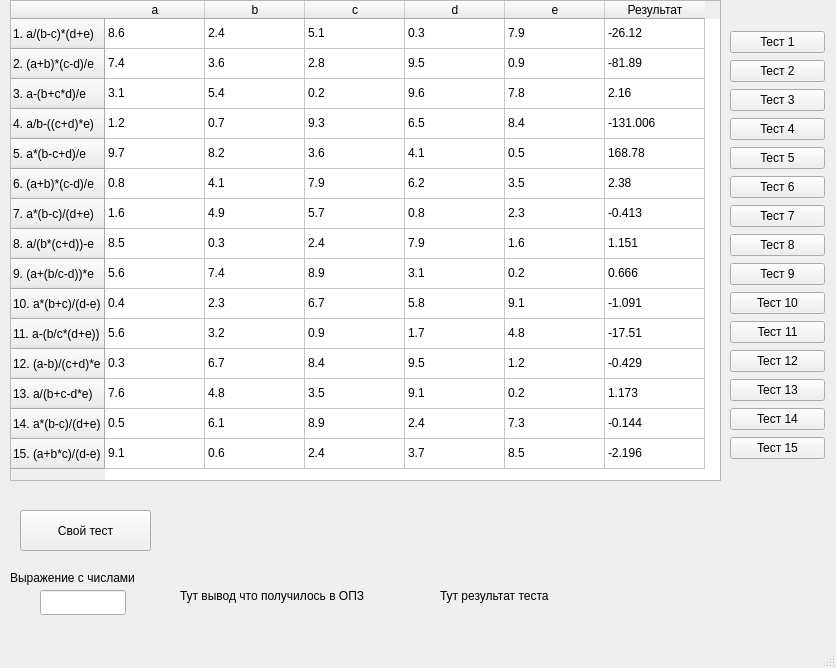
<?xml version="1.0" encoding="UTF-8"?>
<ui version="4.0">
 <class>MainWindow</class>
 <widget class="QMainWindow" name="MainWindow">
  <property name="geometry">
   <rect>
    <x>0</x>
    <y>0</y>
    <width>836</width>
    <height>668</height>
   </rect>
  </property>
  <property name="windowTitle">
   <string>MainWindow</string>
  </property>
  <widget class="QWidget" name="centralwidget">
   <widget class="QTableWidget" name="tableWidget">
    <property name="geometry">
     <rect>
      <x>10</x>
      <y>0</y>
      <width>711</width>
      <height>481</height>
     </rect>
    </property>
    <row>
     <property name="text">
      <string>1. a/(b-c)*(d+e)</string>
     </property>
    </row>
    <row>
     <property name="text">
      <string>2. (a+b)*(c-d)/e</string>
     </property>
    </row>
    <row>
     <property name="text">
      <string>3. a-(b+c*d)/e</string>
     </property>
    </row>
    <row>
     <property name="text">
      <string>4. a/b-((c+d)*e)</string>
     </property>
    </row>
    <row>
     <property name="text">
      <string>5. a*(b-c+d)/e</string>
     </property>
    </row>
    <row>
     <property name="text">
      <string>6. (a+b)*(c-d)/e</string>
     </property>
    </row>
    <row>
     <property name="text">
      <string>7. a*(b-c)/(d+e)</string>
     </property>
    </row>
    <row>
     <property name="text">
      <string>8. a/(b*(c+d))-e</string>
     </property>
    </row>
    <row>
     <property name="text">
      <string>9. (a+(b/c-d))*e</string>
     </property>
    </row>
    <row>
     <property name="text">
      <string>10. a*(b+c)/(d-e)</string>
     </property>
    </row>
    <row>
     <property name="text">
      <string>11. a-(b/c*(d+e))</string>
     </property>
    </row>
    <row>
     <property name="text">
      <string>12. (a-b)/(c+d)*e</string>
     </property>
    </row>
    <row>
     <property name="text">
      <string>13. a/(b+c-d*e)</string>
     </property>
    </row>
    <row>
     <property name="text">
      <string>14. a*(b-c)/(d+e)</string>
     </property>
    </row>
    <row>
     <property name="text">
      <string>15. (a+b*c)/(d-e)</string>
     </property>
    </row>
    <column>
     <property name="text">
      <string>a</string>
     </property>
    </column>
    <column>
     <property name="text">
      <string>b</string>
     </property>
    </column>
    <column>
     <property name="text">
      <string>c</string>
     </property>
    </column>
    <column>
     <property name="text">
      <string>d</string>
     </property>
    </column>
    <column>
     <property name="text">
      <string>e</string>
     </property>
    </column>
    <column>
     <property name="text">
      <string>Результат</string>
     </property>
    </column>
    <item row="0" column="0">
     <property name="text">
      <string>8.6</string>
     </property>
    </item>
    <item row="0" column="1">
     <property name="text">
      <string>2.4</string>
     </property>
    </item>
    <item row="0" column="2">
     <property name="text">
      <string>5.1</string>
     </property>
    </item>
    <item row="0" column="3">
     <property name="text">
      <string>0.3</string>
     </property>
    </item>
    <item row="0" column="4">
     <property name="text">
      <string>7.9</string>
     </property>
    </item>
    <item row="0" column="5">
     <property name="text">
      <string>-26.12</string>
     </property>
    </item>
    <item row="1" column="0">
     <property name="text">
      <string>7.4</string>
     </property>
    </item>
    <item row="1" column="1">
     <property name="text">
      <string>3.6</string>
     </property>
    </item>
    <item row="1" column="2">
     <property name="text">
      <string>2.8</string>
     </property>
    </item>
    <item row="1" column="3">
     <property name="text">
      <string>9.5</string>
     </property>
    </item>
    <item row="1" column="4">
     <property name="text">
      <string>0.9</string>
     </property>
    </item>
    <item row="1" column="5">
     <property name="text">
      <string>-81.89</string>
     </property>
    </item>
    <item row="2" column="0">
     <property name="text">
      <string>3.1</string>
     </property>
    </item>
    <item row="2" column="1">
     <property name="text">
      <string>5.4</string>
     </property>
    </item>
    <item row="2" column="2">
     <property name="text">
      <string>0.2</string>
     </property>
    </item>
    <item row="2" column="3">
     <property name="text">
      <string>9.6</string>
     </property>
    </item>
    <item row="2" column="4">
     <property name="text">
      <string>7.8</string>
     </property>
    </item>
    <item row="2" column="5">
     <property name="text">
      <string>2.16</string>
     </property>
    </item>
    <item row="3" column="0">
     <property name="text">
      <string>1.2</string>
     </property>
    </item>
    <item row="3" column="1">
     <property name="text">
      <string>0.7</string>
     </property>
    </item>
    <item row="3" column="2">
     <property name="text">
      <string>9.3</string>
     </property>
    </item>
    <item row="3" column="3">
     <property name="text">
      <string>6.5</string>
     </property>
    </item>
    <item row="3" column="4">
     <property name="text">
      <string>8.4</string>
     </property>
    </item>
    <item row="3" column="5">
     <property name="text">
      <string>-131.006</string>
     </property>
    </item>
    <item row="4" column="0">
     <property name="text">
      <string>9.7</string>
     </property>
    </item>
    <item row="4" column="1">
     <property name="text">
      <string>8.2</string>
     </property>
    </item>
    <item row="4" column="2">
     <property name="text">
      <string>3.6</string>
     </property>
    </item>
    <item row="4" column="3">
     <property name="text">
      <string>4.1</string>
     </property>
    </item>
    <item row="4" column="4">
     <property name="text">
      <string>0.5</string>
     </property>
    </item>
    <item row="4" column="5">
     <property name="text">
      <string>168.78</string>
     </property>
    </item>
    <item row="5" column="0">
     <property name="text">
      <string>0.8</string>
     </property>
    </item>
    <item row="5" column="1">
     <property name="text">
      <string>4.1</string>
     </property>
    </item>
    <item row="5" column="2">
     <property name="text">
      <string>7.9</string>
     </property>
    </item>
    <item row="5" column="3">
     <property name="text">
      <string>6.2</string>
     </property>
    </item>
    <item row="5" column="4">
     <property name="text">
      <string>3.5</string>
     </property>
    </item>
    <item row="5" column="5">
     <property name="text">
      <string>2.38</string>
     </property>
    </item>
    <item row="6" column="0">
     <property name="text">
      <string>1.6</string>
     </property>
    </item>
    <item row="6" column="1">
     <property name="text">
      <string>4.9</string>
     </property>
    </item>
    <item row="6" column="2">
     <property name="text">
      <string>5.7</string>
     </property>
    </item>
    <item row="6" column="3">
     <property name="text">
      <string>0.8</string>
     </property>
    </item>
    <item row="6" column="4">
     <property name="text">
      <string>2.3</string>
     </property>
    </item>
    <item row="6" column="5">
     <property name="text">
      <string>-0.413</string>
     </property>
    </item>
    <item row="7" column="0">
     <property name="text">
      <string>8.5</string>
     </property>
    </item>
    <item row="7" column="1">
     <property name="text">
      <string>0.3</string>
     </property>
    </item>
    <item row="7" column="2">
     <property name="text">
      <string>2.4</string>
     </property>
    </item>
    <item row="7" column="3">
     <property name="text">
      <string>7.9</string>
     </property>
    </item>
    <item row="7" column="4">
     <property name="text">
      <string>1.6</string>
     </property>
    </item>
    <item row="7" column="5">
     <property name="text">
      <string>1.151</string>
     </property>
    </item>
    <item row="8" column="0">
     <property name="text">
      <string>5.6</string>
     </property>
    </item>
    <item row="8" column="1">
     <property name="text">
      <string>7.4</string>
     </property>
    </item>
    <item row="8" column="2">
     <property name="text">
      <string>8.9</string>
     </property>
    </item>
    <item row="8" column="3">
     <property name="text">
      <string>3.1</string>
     </property>
    </item>
    <item row="8" column="4">
     <property name="text">
      <string>0.2</string>
     </property>
    </item>
    <item row="8" column="5">
     <property name="text">
      <string>0.666</string>
     </property>
    </item>
    <item row="9" column="0">
     <property name="text">
      <string>0.4</string>
     </property>
    </item>
    <item row="9" column="1">
     <property name="text">
      <string>2.3</string>
     </property>
    </item>
    <item row="9" column="2">
     <property name="text">
      <string>6.7</string>
     </property>
    </item>
    <item row="9" column="3">
     <property name="text">
      <string>5.8</string>
     </property>
    </item>
    <item row="9" column="4">
     <property name="text">
      <string>9.1</string>
     </property>
    </item>
    <item row="9" column="5">
     <property name="text">
      <string>-1.091</string>
     </property>
    </item>
    <item row="10" column="0">
     <property name="text">
      <string>5.6</string>
     </property>
    </item>
    <item row="10" column="1">
     <property name="text">
      <string>3.2</string>
     </property>
    </item>
    <item row="10" column="2">
     <property name="text">
      <string>0.9</string>
     </property>
    </item>
    <item row="10" column="3">
     <property name="text">
      <string>1.7</string>
     </property>
    </item>
    <item row="10" column="4">
     <property name="text">
      <string>4.8</string>
     </property>
    </item>
    <item row="10" column="5">
     <property name="text">
      <string>-17.51</string>
     </property>
    </item>
    <item row="11" column="0">
     <property name="text">
      <string>0.3</string>
     </property>
    </item>
    <item row="11" column="1">
     <property name="text">
      <string>6.7</string>
     </property>
    </item>
    <item row="11" column="2">
     <property name="text">
      <string>8.4</string>
     </property>
    </item>
    <item row="11" column="3">
     <property name="text">
      <string>9.5</string>
     </property>
    </item>
    <item row="11" column="4">
     <property name="text">
      <string>1.2</string>
     </property>
    </item>
    <item row="11" column="5">
     <property name="text">
      <string>-0.429</string>
     </property>
    </item>
    <item row="12" column="0">
     <property name="text">
      <string>7.6</string>
     </property>
    </item>
    <item row="12" column="1">
     <property name="text">
      <string>4.8</string>
     </property>
    </item>
    <item row="12" column="2">
     <property name="text">
      <string>3.5</string>
     </property>
    </item>
    <item row="12" column="3">
     <property name="text">
      <string>9.1</string>
     </property>
    </item>
    <item row="12" column="4">
     <property name="text">
      <string>0.2</string>
     </property>
    </item>
    <item row="12" column="5">
     <property name="text">
      <string>1.173</string>
     </property>
    </item>
    <item row="13" column="0">
     <property name="text">
      <string>0.5</string>
     </property>
    </item>
    <item row="13" column="1">
     <property name="text">
      <string>6.1</string>
     </property>
    </item>
    <item row="13" column="2">
     <property name="text">
      <string>8.9</string>
     </property>
    </item>
    <item row="13" column="3">
     <property name="text">
      <string>2.4</string>
     </property>
    </item>
    <item row="13" column="4">
     <property name="text">
      <string>7.3</string>
     </property>
    </item>
    <item row="13" column="5">
     <property name="text">
      <string>-0.144</string>
     </property>
    </item>
    <item row="14" column="0">
     <property name="text">
      <string>9.1</string>
     </property>
    </item>
    <item row="14" column="1">
     <property name="text">
      <string>0.6</string>
     </property>
    </item>
    <item row="14" column="2">
     <property name="text">
      <string>2.4</string>
     </property>
    </item>
    <item row="14" column="3">
     <property name="text">
      <string>3.7</string>
     </property>
    </item>
    <item row="14" column="4">
     <property name="text">
      <string>8.5</string>
     </property>
    </item>
    <item row="14" column="5">
     <property name="text">
      <string>-2.196</string>
     </property>
    </item>
   </widget>
   <widget class="QPushButton" name="pushButton_16">
    <property name="geometry">
     <rect>
      <x>20</x>
      <y>510</y>
      <width>131</width>
      <height>41</height>
     </rect>
    </property>
    <property name="text">
     <string>Свой тест</string>
    </property>
   </widget>
   <widget class="QLabel" name="label_6">
    <property name="geometry">
     <rect>
      <x>180</x>
      <y>570</y>
      <width>231</width>
      <height>51</height>
     </rect>
    </property>
    <property name="text">
     <string>Тут вывод что получилось в ОПЗ</string>
    </property>
   </widget>
   <widget class="QLineEdit" name="lineEdit_6">
    <property name="geometry">
     <rect>
      <x>40</x>
      <y>590</y>
      <width>86</width>
      <height>25</height>
     </rect>
    </property>
   </widget>
   <widget class="QLabel" name="label_7">
    <property name="geometry">
     <rect>
      <x>10</x>
      <y>570</y>
      <width>161</width>
      <height>16</height>
     </rect>
    </property>
    <property name="text">
     <string>Выражение c числами</string>
    </property>
   </widget>
   <widget class="QLabel" name="label_8">
    <property name="geometry">
     <rect>
      <x>440</x>
      <y>570</y>
      <width>231</width>
      <height>51</height>
     </rect>
    </property>
    <property name="text">
     <string>Тут результат теста</string>
    </property>
   </widget>
   <widget class="QWidget" name="layoutWidget">
    <property name="geometry">
     <rect>
      <x>730</x>
      <y>30</y>
      <width>95</width>
      <height>441</height>
     </rect>
    </property>
    <layout class="QVBoxLayout" name="verticalLayout">
     <item>
      <widget class="QPushButton" name="pushButton">
       <property name="text">
        <string>Teст 1</string>
       </property>
      </widget>
     </item>
     <item>
      <widget class="QPushButton" name="pushButton_2">
       <property name="text">
        <string>Teст 2</string>
       </property>
      </widget>
     </item>
     <item>
      <widget class="QPushButton" name="pushButton_3">
       <property name="text">
        <string>Teст 3</string>
       </property>
      </widget>
     </item>
     <item>
      <widget class="QPushButton" name="pushButton_4">
       <property name="text">
        <string>Teст 4</string>
       </property>
      </widget>
     </item>
     <item>
      <widget class="QPushButton" name="pushButton_5">
       <property name="text">
        <string>Teст 5</string>
       </property>
      </widget>
     </item>
     <item>
      <widget class="QPushButton" name="pushButton_6">
       <property name="text">
        <string>Teст 6</string>
       </property>
      </widget>
     </item>
     <item>
      <widget class="QPushButton" name="pushButton_7">
       <property name="text">
        <string>Teст 7</string>
       </property>
      </widget>
     </item>
     <item>
      <widget class="QPushButton" name="pushButton_8">
       <property name="text">
        <string>Teст 8</string>
       </property>
      </widget>
     </item>
     <item>
      <widget class="QPushButton" name="pushButton_9">
       <property name="text">
        <string>Teст 9</string>
       </property>
      </widget>
     </item>
     <item>
      <widget class="QPushButton" name="pushButton_10">
       <property name="text">
        <string>Teст 10</string>
       </property>
      </widget>
     </item>
     <item>
      <widget class="QPushButton" name="pushButton_12">
       <property name="text">
        <string>Teст 11</string>
       </property>
      </widget>
     </item>
     <item>
      <widget class="QPushButton" name="pushButton_11">
       <property name="text">
        <string>Teст 12</string>
       </property>
      </widget>
     </item>
     <item>
      <widget class="QPushButton" name="pushButton_13">
       <property name="text">
        <string>Teст 13</string>
       </property>
      </widget>
     </item>
     <item>
      <widget class="QPushButton" name="pushButton_14">
       <property name="text">
        <string>Teст 14</string>
       </property>
      </widget>
     </item>
     <item>
      <widget class="QPushButton" name="pushButton_15">
       <property name="text">
        <string>Teст 15</string>
       </property>
      </widget>
     </item>
    </layout>
   </widget>
  </widget>
  <widget class="QMenuBar" name="menubar">
   <property name="geometry">
    <rect>
     <x>0</x>
     <y>0</y>
     <width>836</width>
     <height>26</height>
    </rect>
   </property>
  </widget>
  <widget class="QStatusBar" name="statusbar"/>
 </widget>
 <resources/>
 <connections/>
</ui>
